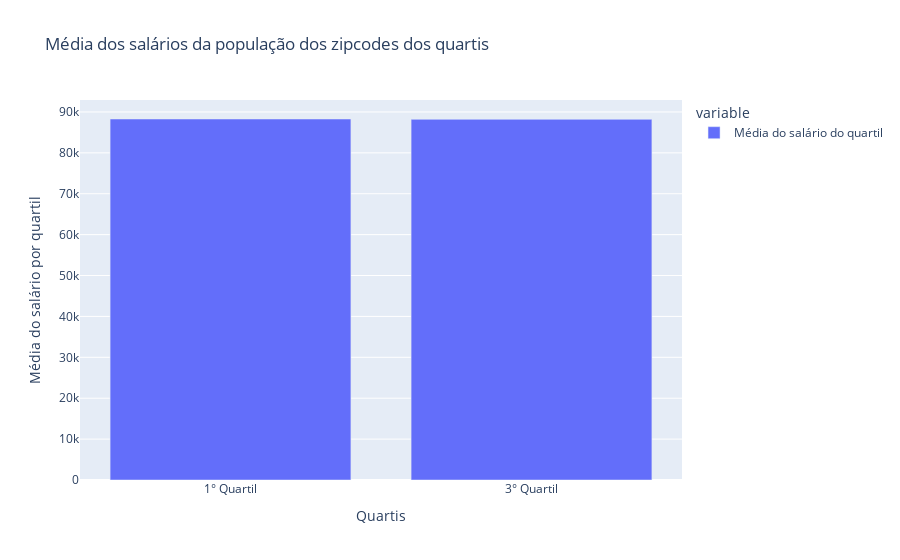

The cell this chart's notebook holds for it:
### Code cell
medias = pd.Series([df_geocode_combinando_transactional_data_25_e_purchasing_power_EconomicData_ZCTAs.average.mean(), df_geocode_combinando_transactional_data_75_e_purchasing_power_EconomicData_ZCTAs.average.mean()]) 
medias = medias.to_frame()
medias = medias.set_index([pd.Index(['1° Quartil', '3° Quartil'])])
medias.columns = ['Média do salário do quartil']
fig = px.bar(medias, 
             labels={
                     "index": "Quartis",
                     "value": "Média do salário por quartil"
             },
             barmode='group',
             title="Média dos salários da população dos zipcodes dos quartis")
fig.show()

### Figure 1 — Plotly figure (JSON) as saved in the notebook; plotly's stock layout.template omitted (floating-point values rounded to 4 significant figures)
{"data": [{"alignmentgroup": "True", "hovertemplate": "variable=Média do salário do quartil<br>Quartis=%{x}<br>Média do salário por quartil=%{y}<extra></extra>", "legendgroup": "Média do salário do quartil", "marker": {"color": "#636efa", "pattern": {"shape": ""}}, "name": "Média do salário do quartil", "offsetgroup": "Média do salário do quartil", "orientation": "v", "showlegend": true, "textposition": "auto", "type": "bar", "x": ["1° Quartil", "3° Quartil"], "xaxis": "x", "y": [88280.0, 88190.0], "yaxis": "y"}], "layout": {"barmode": "group", "legend": {"title": {"text": "variable"}, "tracegroupgap": 0}, "title": {"text": "Média dos salários da população dos zipcodes dos quartis"}, "xaxis": {"anchor": "y", "domain": [0, 1], "title": {"text": "Quartis"}}, "yaxis": {"anchor": "x", "domain": [0, 1], "title": {"text": "Média do salário por quartil"}}}}
